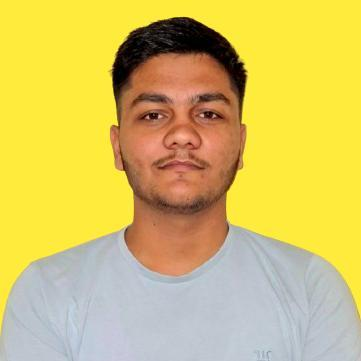
#> input picture images/Recent.png, 361 x 361 px
$ python rotationIMG.py
#> lines starting #> are read from the running program, lines starting #| are printed output that depends on the picture
import cv2

img = cv2.imread("images/Recent.png")
#> img is the input picture: shape (361, 361, 3); mean B, G, R 102.4, 193.5, 214.1

if img is None:
    print("Image is not loaded Please tryAgain!")
else:
    (h, w) = img.shape[:2]
#> h = 361; w = 361
    center = (w//2, h//2)
#> center = (180, 180)
    M = cv2.getRotationMatrix2D(center, 90, 1.0)
    rotated_img = cv2.warpAffine(img, M, (w, h))
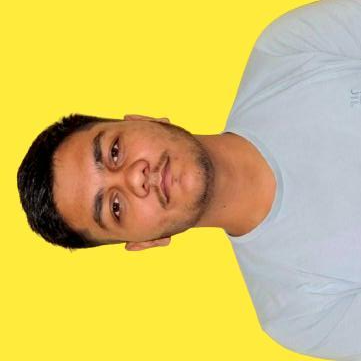
#> rotated_img: shape (361, 361, 3); mean B, G, R 102.4, 193.5, 214.1

    cv2.imshow("Original IMG !", img)
    cv2.imshow("Rotated_Image !", rotated_img)
    cv2.imwrite("images/rotated_img_output.png", rotated_img)
    cv2.waitKey(0)
    cv2.destroyAllWindows()
